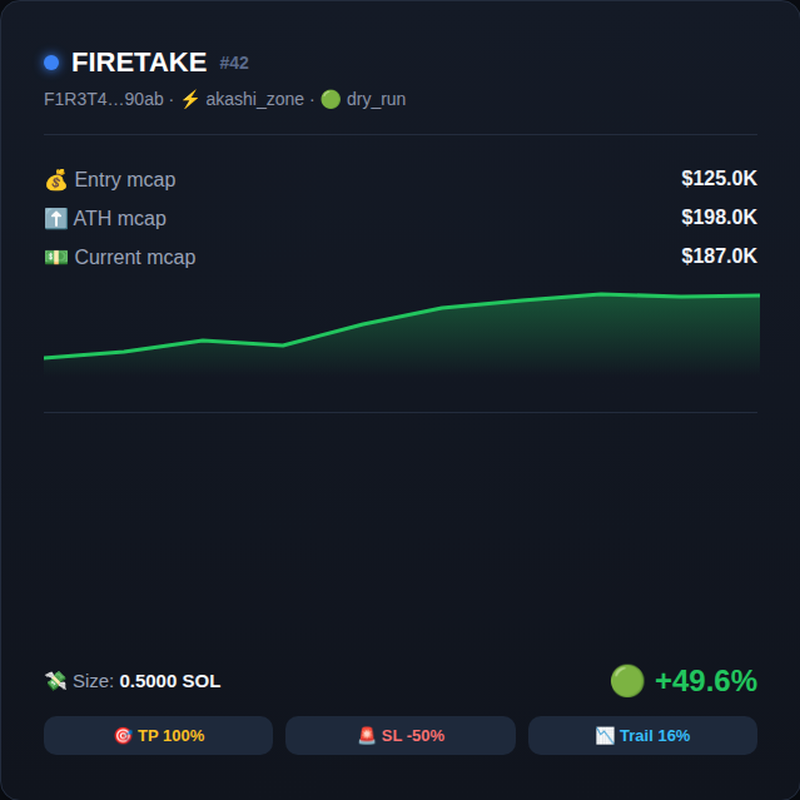
#> input picture pnl-1x1.png, 800 x 800 px, given in place of browser_screenshot_4ac0f9d905c445f79ea83d05eac0de3a.png, which was not available
$ python crop_single.py
#> lines starting #> are read from the running program, lines starting #| are printed output that depends on the picture; pictures that were not available may be replaced by others from this repository, and a replacement may not be noted
from PIL import Image

def crop_card(src, out):
    img = Image.open(src)
    w, h = img.size
    px = img.load()
    bg = (11, 14, 20)

    def row_diff(y):
        for x in range(0, w, 3):
            r, g, b = px[x, y][:3]
            if abs(r - bg[0]) > 25 or abs(g - bg[1]) > 25 or abs(b - bg[2]) > 25:
                return True
        return False

    def col_diff(x):
        for y in range(0, h, 3):
            r, g, b = px[x, y][:3]
            if abs(r - bg[0]) > 25 or abs(g - bg[1]) > 25 or abs(b - bg[2]) > 25:
                return True
        return False

    rows = [y for y in range(h) if row_diff(y)]
    cols = [x for x in range(w) if col_diff(x)]
    if not rows or not cols:
        print('nothing found', src)
        return
    rmin, rmax = rows[0], rows[-1]
    cmin, cmax = cols[0], cols[-1]
    print(src, 'bbox:', rmin, rmax, cmin, cmax, 'size:', cmax - cmin + 1, 'x', rmax - rmin + 1)

    # card 400x400; crop exact 400x400 dari bbox (kalau bbox > 400, ambil tengah)
    side = 400
    cx = (cmin + cmax) // 2
    cy = (rmin + rmax) // 2
    box = (cx - side // 2, cy - side // 2, cx + side // 2, cy + side // 2)
    box = (max(0, box[0]), max(0, box[1]), min(w, box[2]), min(h, box[3]))
    card = img.crop(box)
    # pad kalau kurang
    if card.size[0] != side or card.size[1] != side:
        canvas = Image.new('RGB', (side, side), bg)
        canvas.paste(card, ((side - card.size[0]) // 2, (side - card.size[1]) // 2))
        card = canvas
    card = card.resize((800, 800), Image.LANCZOS)
    card.save(out, optimize=True)
    print('saved', out, card.size)

# A
crop_card('/home/ubuntu/.hermes/profiles/kagecharon/cache/screenshots/browser_screenshot_4ac0f9d905c445f79ea83d05eac0de3a.png',
          '/home/ubuntu/charon/pnl-simple-A.png')
#> in crop_card, img is the input picture: PIL image 800x800 RGB; mean R, G, B 21.6, 29.2, 38
#> the loop in row_diff, `for x in range(0, w, 3):` made 7 passes
#> (r, g, b) on passes 1 to 7: (10, 13, 18), (10, 12, 18), (10, 12, 18), (9, 12, 18), (8, 10, 14), (16, 20, 30), (28, 35, 50)
#> the loop in row_diff, `for x in range(0, w, 3):` made 6 passes
#> (r, g, b) on passes 1 to 6: (10, 12, 18), (10, 12, 18), (9, 12, 18), (9, 12, 17), (23, 30, 41), (26, 33, 47)
#> the loop in row_diff, `for x in range(0, w, 3):` made 5 passes
#> (r, g, b) on passes 1 to 5: (10, 12, 18), (10, 12, 18), (9, 13, 19), (10, 13, 18), (29, 37, 52)
#> the loop in row_diff, `for x in range(0, w, 3):` made 264 passes
#> (r, g, b) on passes 1 to 3: (10, 12, 18), (10, 12, 18), (8, 10, 15)
#> the loop in row_diff, `for x in range(0, w, 3):` made 4 passes
#> (r, g, b) on passes 1 to 4: (10, 12, 18), (9, 12, 18), (9, 11, 17), (32, 41, 57)
#> the loop in row_diff, `for x in range(0, w, 3):` made 3 passes
#> (r, g, b) on passes 1 to 3: (9, 12, 18), (8, 10, 14), (29, 37, 51)
#> the loop in row_diff, `for x in range(0, w, 3):` made 3 passes
#> (r, g, b) on passes 1 to 3: (9, 12, 18), (9, 12, 17), (25, 33, 46)
#| /home/ubuntu/.hermes/profiles/kagecharon/cache/screenshots/browser_screenshot_4ac0f9d905c445f79ea83d05eac0de3a.png bbox: 0 799 0 799 size: 800 x 800
#> in crop_card, `card = img.crop(box)`:
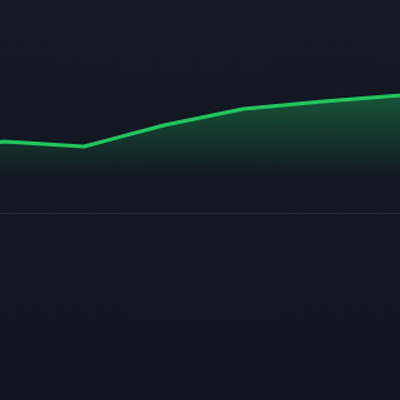
#> card: PIL image 400x400 RGB; mean R, G, B 18.5, 27.8, 35.2
#| saved /home/ubuntu/charon/pnl-simple-A.png (800, 800)
# B
crop_card('/home/ubuntu/.hermes/profiles/kagecharon/cache/screenshots/browser_screenshot_60b574397591486991af63009fe2d730.png',
          '/home/ubuntu/charon/pnl-simple-B.png')
#> call 2 of crop_card, with out = '/home/ubuntu/charon/pnl-simple-B.png'
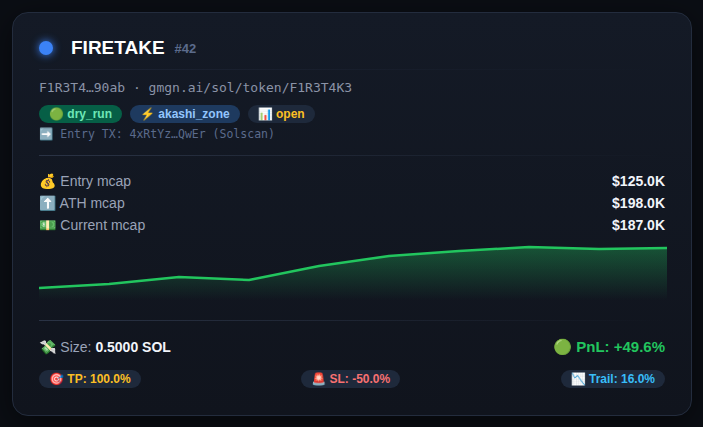
#> input picture pnl-card-example.png, 703 x 427 px, given in place of browser_screenshot_60b574397591486991af63009fe2d730.png, which was not available
#> in crop_card, img is the input picture: PIL image 703x427 RGB; mean R, G, B 21.6, 29.6, 37.7
#| /home/ubuntu/.hermes/profiles/kagecharon/cache/screenshots/browser_screenshot_60b574397591486991af63009fe2d730.png bbox: 12 415 12 691 size: 680 x 404
#> in crop_card (call 2), `card = img.crop(box)`:
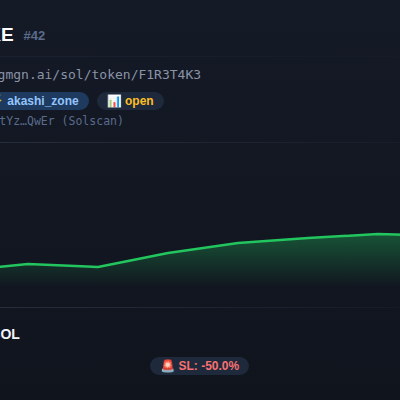
#> card: PIL image 400x400 RGB; mean R, G, B 20.5, 28.4, 37.2
#| saved /home/ubuntu/charon/pnl-simple-B.png (800, 800)
# C
crop_card('/home/ubuntu/.hermes/profiles/kagecharon/cache/screenshots/browser_screenshot_bdacb48a16484d3690471ac389048b1e.png',
          '/home/ubuntu/charon/pnl-simple-C.png')
#| /home/ubuntu/.hermes/profiles/kagecharon/cache/screenshots/browser_screenshot_bdacb48a16484d3690471ac389048b1e.png bbox: 12 415 12 691 size: 680 x 404
#| saved /home/ubuntu/charon/pnl-simple-C.png (800, 800)
# D
crop_card('/home/ubuntu/.hermes/profiles/kagecharon/cache/screenshots/browser_screenshot_63e2ae63028445af9f276037839fbdd8.png',
          '/home/ubuntu/charon/pnl-simple-D.png')
#> (the run stopped early here; a loop or call above may not have finished)
